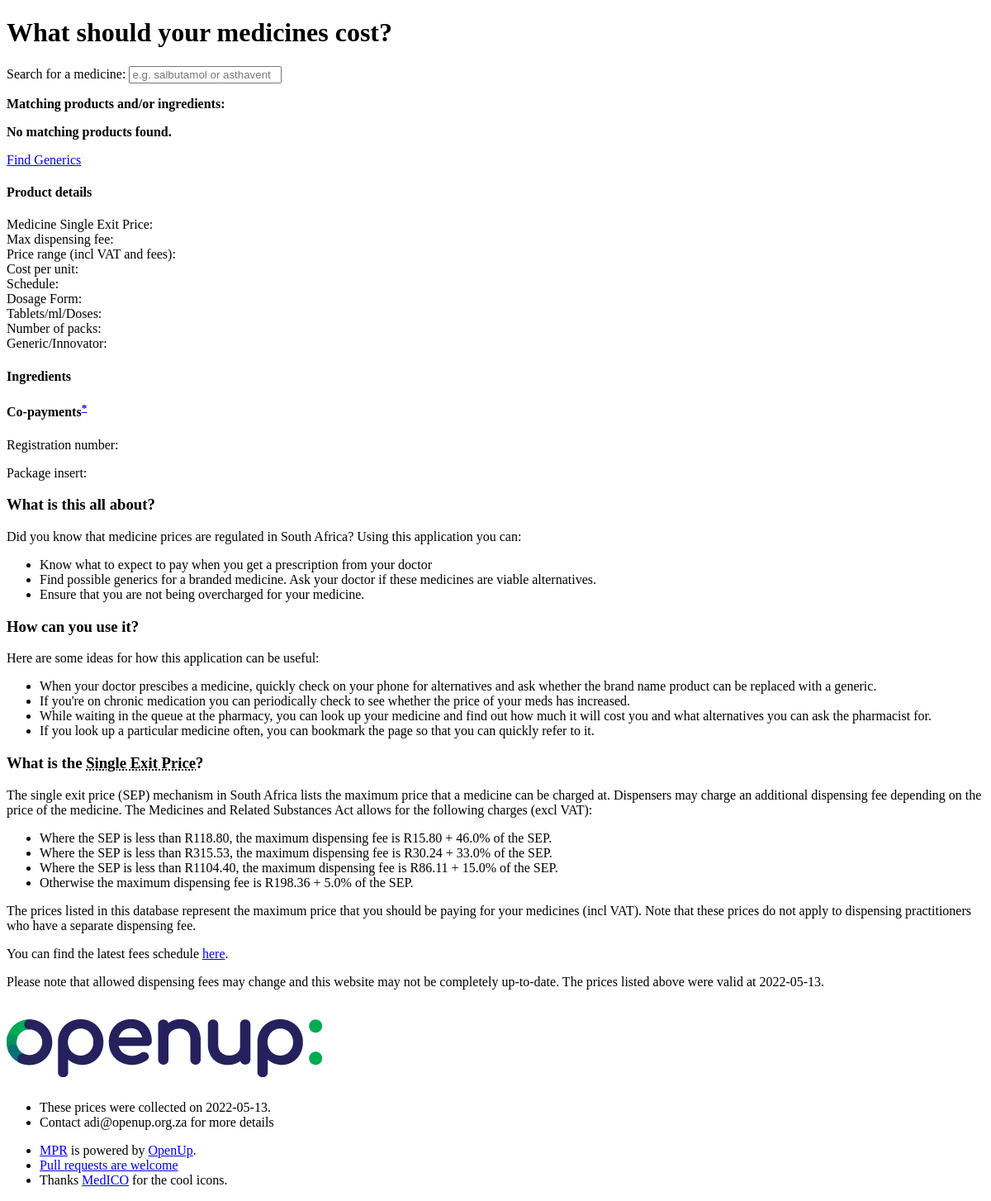
Page /related/703107001/ on the earlier database version.
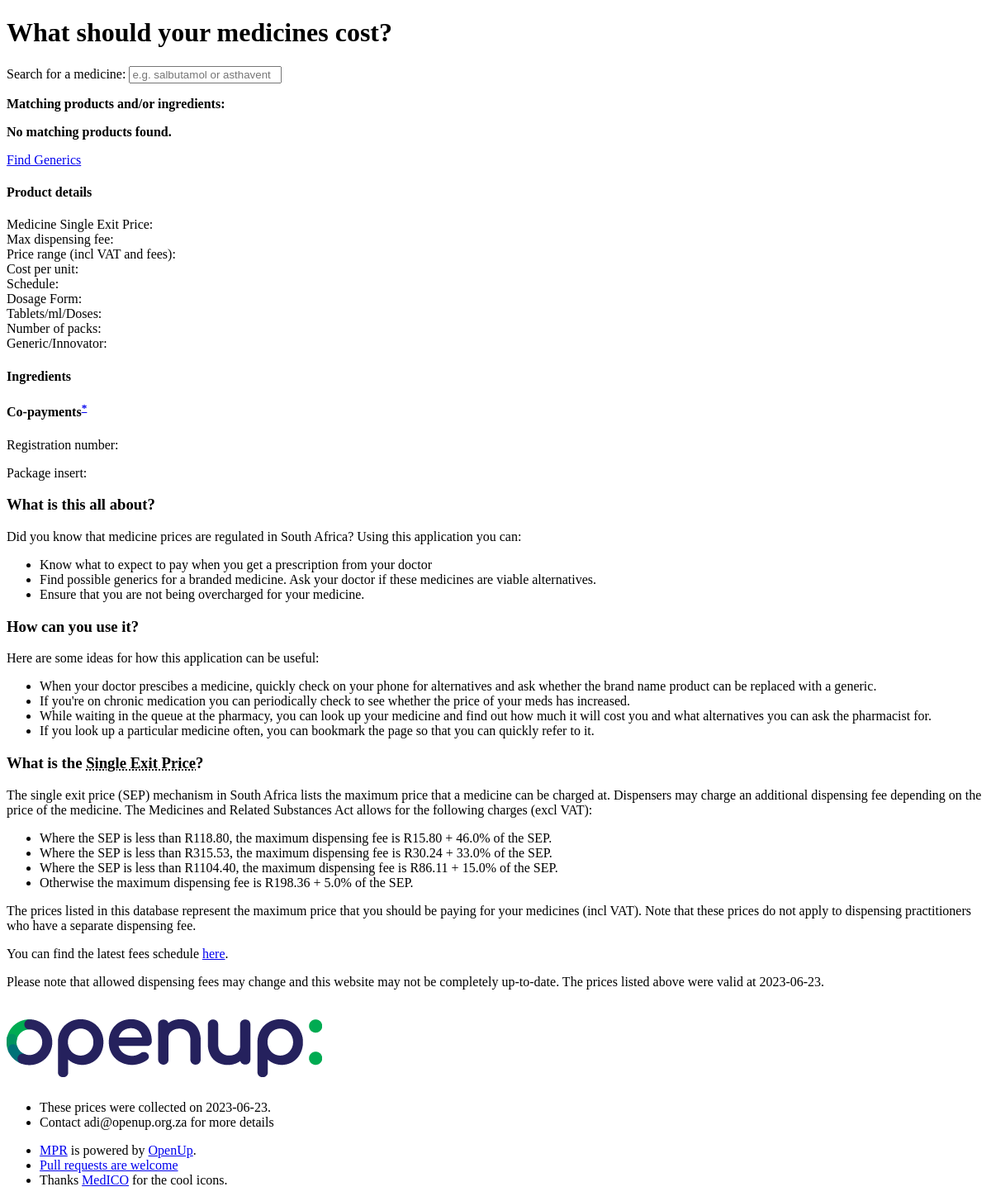
Same page on the later database version.
### mpr/models.py (models this page shows)
class LastUpdated(models.Model):
    update_date = models.DateField(auto_now_add=True)
    objects = LastUpdatedManager()
    def __str__(self):
        return str(self.update_date)

### mpr/views.py (the view)
# urls.py: path(r"related/<str:nappi_code>/", views.ProductView.as_view(), name="product_related"),
class ProductView(DetailView, TemplateResponseMixin):
    model = models.Product
    slug_url_kwarg = "nappi_code"
    slug_field = "nappi_code"
    template_name = "index.html"

### mpr/context_processors.py (called while the page is built)
def settings_context(request):
    context = {}
    try:
        last_updated = LastUpdated.objects.all().order_by('-update_date')[0]
        context['last_updated'] = last_updated
    except IndexError:
        context['last_updated'] = u"Never"
    context['price_parameters'] = settings.PRICE_PARAMETERS
    context['latest_gazette'] = getattr(settings, "LATEST_GAZETTE", None)
    context['formularies'] = Formulary.objects.all()
    return context

### mpr/models.py (called while the page is built)
    @staticmethod
    def parameters():
        return settings.PRICE_PARAMETERS

    @property
    def max_fee(self):
        if self.dispensing_fee is None or self.sep is None:
            return 0
        return self.dispensing_fee + self.sep

    @property
    def dispensing_fee(self):
        params = Product.parameters()
        VAT = params["VAT"]
        try:
            for threshold, perc, flat_rate in params["prices"]:
                if self.sep < threshold:
                    return (self.sep * perc + flat_rate) * VAT
        except (ValueError, TypeError):
            return self.sep

### mpr/templatetags/math.py (called while the page is built)
def mult(value, arg):
    return float(value) * float(arg)

def isinf(value):
    return value == float('inf')

### mpr/templates/index.html (shortened to what this page needs)
{% extends "base.html" %}
{% block body %}
<div id="search-container">
    <div class="row">
        <label id="label-entrybox" for="entrybox">Search for a medicine:</label>
        <input type="text" id="entrybox" aria-labelled-by="label-entrybox" class="form-control input-lg" placeholder="e.g. salbutamol or asthavent">
    </div>
    <div class="row results">
        <p id="resultsheader"><b>Matching products and/or ingredients: </b></p>
        <p id="noresults"><b>No matching products found.</b></p>
        <div id="product_results" class="products panel-group">
            <div class="template panel panel-default">
                <a href="#">
                <div class="panel-heading">
                    <div class="right-info">
                        <span class="find-generic"><a href="#">Find Generics</a></span>
                    </div>
                </div>
                </a>
            </div>
            <div class="template-panel-body panel-collapse collapse in">
                <div class="panel-body">
                    <div class="product-details">
                        <div class="col-sm-6 details">
                            <h4>Product details</h4>
                            <dl>
                                <dt>Medicine Single Exit Price:</dt>
                                <dt>Max dispensing fee:</dt>
                                <dt>Price range (incl VAT and fees):</dt>
                                <dt class="cost-per-unit">Cost per unit:</dt>
                                <dt>Schedule:</dt>
                                <dt>Dosage Form:</dt>
                                <dt class="dosageform">Tablets/ml/Doses:</dt>
                                <dt>Number of packs:</dt>
                                <dt>Generic/Innovator:</dt>
                            </dl>
                        </div>
                        <div class="col-sm-6 ingredients">
                            <h4>Ingredients</h4>
                        </div>
                        <div class="col-sm-6 copayments">
                            <h4>Co-payments<sup><a href="#copayments">*</a></sup></h4>
                        </div>
                    </div>
                </div>
                <div class="panel-footer">
                    <p>
                        Registration number:
                    </p>
                    <p class="package-insert">Package insert: <a href="#" class="product-package-insert"></a></span></p>
                </div>
            </div>
        </div>
    </div>
</div>
{% endblock %}

### mpr/templates/base.html (shortened to what this page needs)
{% load math %}
<!DOCTYPE html>
<html>
  <head>
    {% load pipeline %}
  </head>
  <body>
    <main class="container">
      <header role="banner" class="container page-header">
        <h1>What should your medicines cost?</h1>
      </header>
      <article role="main" class="col-md-12">
      {% block body %}{% endblock %}
      </article>
      <aside class="col-md-12">
        <section class="panel panel-info">
          <header class="panel-heading">
            <h3 class="panel-title">What is this all about?</h3>
          </header>
          <div class="panel-body">
            <p>Did you know that medicine prices are regulated in South Africa? Using this application you can:</p>
            <ul>
                <li>Know what to expect to pay when you get a prescription from your doctor</li>
                <li>Find possible generics for a branded medicine. Ask your doctor if these medicines are viable alternatives.</li>
                <li>Ensure that you are not being overcharged for your medicine.</li>
            </ul>
          </div>
        </section>
        <section class="panel panel-info">
          <header class="panel-heading">
            <h3 class="panel-title">How can you use it?</h3>
          </header>
          <div class="panel-body">
            <p>Here are some ideas for how this application can be useful:</p>
            <ul>
                <li>When your doctor prescibes a medicine, quickly check on your phone for alternatives and ask whether the brand name product can be replaced with a generic.</li>
                <li>If you're on chronic medication you can periodically check to see whether the price of your meds has increased.</li>
                <li>While waiting in the queue at the pharmacy, you can look up your medicine and find out how much it will cost you and what alternatives you can ask the pharmacist for.</li>
                <li>If you look up a particular medicine often, you can bookmark the page so that you can quickly refer to it.</li>
            </ul>
          </div>
        </section>
        <section class="panel panel-info">
          <header class="panel-heading">
            <h3 class="panel-title">What is the <abbr title="Single Exit Price">Single Exit Price</abbr>?</h3>
          </header>
          <div class="panel-body">
            <p>The single exit price (SEP) mechanism in South Africa lists the maximum price that a medicine can be charged at. Dispensers may charge an additional dispensing fee depending on the price of the medicine. The Medicines and Related Substances Act allows for the following charges (excl VAT):</p>
            <ul>
                {% for row in price_parameters.prices %}
                    {% if not row.0|isinf %}
                    <li>Where the SEP is less than R{{ row.0|floatformat:2 }}, the maximum dispensing fee is R{{ row.2|floatformat:2 }} + {{ row.1|mult:100 }}% of the SEP.</li>
                    {% else %}
                    <li>Otherwise the maximum dispensing fee is R{{ row.2|floatformat:2 }} + {{ row.1|mult:100}}% of the SEP.</li>
                    {% endif %}
                {% endfor %}
            </ul>
            <p>The prices listed in this database represent the maximum price that you should be paying for your medicines (incl VAT). Note that these prices do not apply to dispensing practitioners who have a separate dispensing fee.</p>{% if latest_gazette %}<p>You can find the latest fees schedule <a href="{{ latest_gazette }}">here</a>.</p>{% endif %}
            <p>Please note that allowed dispensing fees may change and this website may not be completely up-to-date. The prices listed above were valid at {{ last_updated }}.</p>
          </div>
        </section>
        <section>
          <p class="text-center"><a href="https://www.openup.org.za"><img src="/static/images/logo.png" alt="OpenUp"></a></p>
        </section>
      </aside>
      <footer role="contentinfo" class="container text-center">
        <ul class="list-inline">
          <li>These prices were collected on {{ last_updated }}.</li>
          <li>Contact &#097;&#100;&#105;&#064;&#111;&#112;&#101;&#110;&#117;&#112;&#046;&#111;&#114;&#103;&#046;&#122;&#097; for more details</li>
        </ul>
        <ul class="list-inline">
          <li><a href="/">MPR</a> is powered by <a href="https://www.openup.org.za/">OpenUp</a>.</li>
          <li><a href="https://github.com/Code4SA/medicine-price-registry">Pull requests are welcome</a></li>
          <li>Thanks <a href="http://onlinepharmacycheck.com/medico/">MedICO</a> for the cool icons.</li>
        </ul>
      </footer>
    </main>
  </body>
</html>

Differences in the rows shown:
no longer on this page (row unchanged): LastUpdated: update_date "2022-05-13"
added LastUpdated: update_date "2023-06-23"
